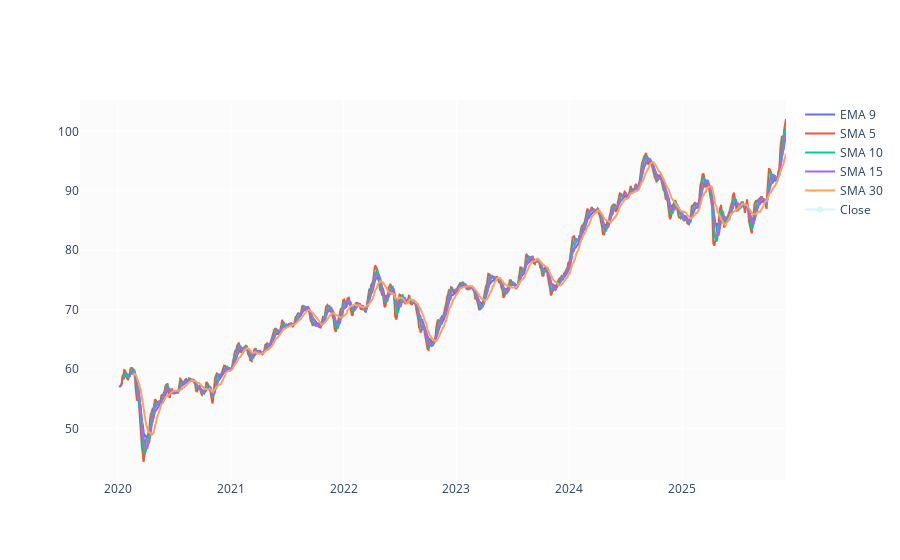

Here is the notebook cell this chart was saved with:
### Code cell
df['EMA_9'] = df['Close'].ewm(9).mean().shift()
df['SMA_5'] = df['Close'].rolling(5).mean().shift()
df['SMA_10'] = df['Close'].rolling(10).mean().shift()
df['SMA_15'] = df['Close'].rolling(15).mean().shift()
df['SMA_30'] = df['Close'].rolling(30).mean().shift()

fig = go.Figure()
fig.add_trace(go.Scatter(x=df.Date, y=df.EMA_9, name='EMA 9'))
fig.add_trace(go.Scatter(x=df.Date, y=df.SMA_5, name='SMA 5'))
fig.add_trace(go.Scatter(x=df.Date, y=df.SMA_10, name='SMA 10'))
fig.add_trace(go.Scatter(x=df.Date, y=df.SMA_15, name='SMA 15'))
fig.add_trace(go.Scatter(x=df.Date, y=df.SMA_30, name='SMA 30'))
fig.add_trace(go.Scatter(x=df.Date, y=df.Close, name='Close', opacity=0.2))
fig.show()

### Figure 1 — Plotly figure (JSON) as saved in the notebook; plotly's stock layout.template omitted (floating-point values rounded to 4 significant figures; data arrays with more than 128 entries replaced by an {"elided": "..."} marker saying what was removed)
{"data": [{"name": "EMA 9", "type": "scatter", "x": {"elided": "1486 str values"}, "y": {"elided": "1486 float values"}}, {"name": "SMA 5", "type": "scatter", "x": {"elided": "1486 str values"}, "y": {"elided": "1486 float values"}}, {"name": "SMA 10", "type": "scatter", "x": {"elided": "1486 str values"}, "y": {"elided": "1486 float values"}}, {"name": "SMA 15", "type": "scatter", "x": {"elided": "1486 str values"}, "y": {"elided": "1486 float values"}}, {"name": "SMA 30", "type": "scatter", "x": {"elided": "1486 str values"}, "y": {"elided": "1486 float values"}}, {"name": "Close", "opacity": 0.2, "type": "scatter", "x": {"elided": "1486 str values"}, "y": {"elided": "1486x1 float values"}}], "layout": {}}
